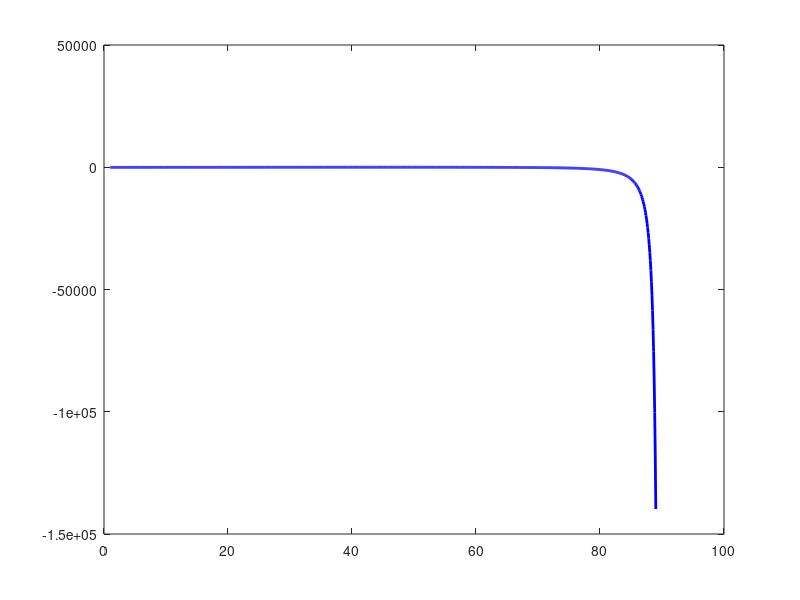

Reproduce this figure in MATLAB. (Note: this script raises an error after producing the figure.)
%% ============================================================
%  LAB SESSION 5 — Secant Method and Modified Secant Method
%  Projectile Trajectory Problem (Chapra Problem 6.21)
%
%  Finds launch angles for a ball thrown to a catcher at:
%    x = 90 m,  y_c = 1.0 m,  v0 = 30 m/s,  y0 = 1.8 m
%
%  Methods implemented:
%    1. Secant Method
%    2. Modified Secant Method
%    3. Newton-Raphson (for comparison)
%
%  All figures saved to graphs/ folder as PDF.
%% ============================================================
clc; clear; close all;

% Create output folder if it doesn't exist
if ~exist('graphs', 'dir')
    mkdir('graphs');
end

%% ── 1. PHYSICAL PARAMETERS ──────────────────────────────────────────────
g     = 9.81;      % gravitational acceleration (m/s^2)
v0    = 30;        % initial speed (m/s)
xc    = 90;        % horizontal distance to catcher (m)  [renamed from x to avoid clash]
y0    = 1.8;       % release height (m)
yc    = 1.0;       % catcher height (m)
tol   = 0.0001;    % stopping tolerance (%)
maxit = 100;       % maximum iterations

%% ── 2. FUNCTION DEFINITIONS ─────────────────────────────────────────────
% Nonlinear equation  f(theta) = 0
f  = @(th) tan(th).*xc ...
         - (g ./ (2*v0^2 .* cos(th).^2)) .* xc^2 ...
         + y0 - yc;

% Analytical derivative  f'(theta)  — used only by Newton-Raphson
fp = @(th) xc ./ cos(th).^2 ...
         - (g .* xc^2 .* sin(th)) ./ (v0^2 .* cos(th).^3);

%% ── 3. FUNCTION PLOT ────────────────────────────────────────────────────
th_deg = linspace(1, 89, 1000);
th_rad = deg2rad(th_deg);
fvals  = f(th_rad);

figure('Name','f(theta) plot','NumberTitle','off');
plot(th_deg, fvals, 'b-', 'LineWidth', 2); hold on;
yline(0, 'k--', 'LineWidth', 0.9);
xline(38, 'r:', 'LineWidth', 1.2);
xline(52, 'g:', 'LineWidth', 1.2);
xlabel('\theta_0 (degrees)');
ylabel('f(\theta_0)');
title('Nonlinear Function f(\theta_0) vs Launch Angle');
legend('f(\theta_0)', 'f = 0', 'Root 1 \approx 38°', 'Root 2 \approx 52°', ...
       'Location','northwest');
grid on;
xlim([0 90]); ylim([-60 60]);
saveas(gcf, 'graphs/lab5_fig1_fplot.pdf');

%% ── 4. SECANT METHOD ────────────────────────────────────────────────────
fprintf('\n===== SECANT METHOD =====\n');

[r1_s, h1_s, e1_s, n1_s] = secant_method(f, 20, 30, tol, maxit);
fprintf('Root 1: theta = %.6f deg   (%d iterations)\n', r1_s, n1_s);

[r2_s, h2_s, e2_s, n2_s] = secant_method(f, 60, 70, tol, maxit);
fprintf('Root 2: theta = %.6f deg   (%d iterations)\n', r2_s, n2_s);

fprintf('\n--- Secant Method: Root 1 ---\n');
fprintf('%6s  %14s  %14s\n','Iter','theta (deg)','ea (%)');
for k = 1:length(h1_s)
    if isnan(e1_s(k))
        fprintf('%6d  %14.6f  %14s\n', k-1, h1_s(k), '---');
    else
        fprintf('%6d  %14.6f  %14.6f\n', k-1, h1_s(k), e1_s(k));
    end
end

fprintf('\n--- Secant Method: Root 2 ---\n');
fprintf('%6s  %14s  %14s\n','Iter','theta (deg)','ea (%)');
for k = 1:length(h2_s)
    if isnan(e2_s(k))
        fprintf('%6d  %14.6f  %14s\n', k-1, h2_s(k), '---');
    else
        fprintf('%6d  %14.6f  %14.6f\n', k-1, h2_s(k), e2_s(k));
    end
end

%% ── 5. MODIFIED SECANT METHOD ───────────────────────────────────────────
fprintf('\n===== MODIFIED SECANT METHOD =====\n');
delta = 1e-4;

[r1_ms, h1_ms, e1_ms, n1_ms] = mod_secant_method(f, 30, delta, tol, maxit);
fprintf('Root 1: theta = %.6f deg   (%d iterations)\n', r1_ms, n1_ms);

[r2_ms, h2_ms, e2_ms, n2_ms] = mod_secant_method(f, 65, delta, tol, maxit);
fprintf('Root 2: theta = %.6f deg   (%d iterations)\n', r2_ms, n2_ms);

fprintf('\n--- Modified Secant Method: Root 1 ---\n');
fprintf('%6s  %14s  %14s\n','Iter','theta (deg)','ea (%)');
for k = 1:length(h1_ms)
    if isnan(e1_ms(k))
        fprintf('%6d  %14.6f  %14s\n', k-1, h1_ms(k), '---');
    else
        fprintf('%6d  %14.6f  %14.6f\n', k-1, h1_ms(k), e1_ms(k));
    end
end

fprintf('\n--- Modified Secant Method: Root 2 ---\n');
fprintf('%6s  %14s  %14s\n','Iter','theta (deg)','ea (%)');
for k = 1:length(h2_ms)
    if isnan(e2_ms(k))
        fprintf('%6d  %14.6f  %14s\n', k-1, h2_ms(k), '---');
    else
        fprintf('%6d  %14.6f  %14.6f\n', k-1, h2_ms(k), e2_ms(k));
    end
end

%% ── 6. NEWTON-RAPHSON METHOD ────────────────────────────────────────────
fprintf('\n===== NEWTON-RAPHSON METHOD =====\n');

[r1_nr, h1_nr, e1_nr, n1_nr] = newton_raphson(f, fp, 30, tol, maxit);
fprintf('Root 1: theta = %.6f deg   (%d iterations)\n', r1_nr, n1_nr);

[r2_nr, h2_nr, e2_nr, n2_nr] = newton_raphson(f, fp, 65, tol, maxit);
fprintf('Root 2: theta = %.6f deg   (%d iterations)\n', r2_nr, n2_nr);

%% ── 7. ERROR CONVERGENCE PLOT — ROOT 1 ──────────────────────────────────
ea_s1  = e1_s(~isnan(e1_s));
ea_ms1 = e1_ms(~isnan(e1_ms));
ea_nr1 = e1_nr(~isnan(e1_nr));

figure('Name','Error Convergence Root 1','NumberTitle','off');
semilogy(1:length(ea_s1),  ea_s1,  'bo-',  'LineWidth',1.8, 'MarkerSize',6); hold on;
semilogy(1:length(ea_ms1), ea_ms1, 'rs--', 'LineWidth',1.8, 'MarkerSize',6);
semilogy(1:length(ea_nr1), ea_nr1, 'g^:',  'LineWidth',1.8, 'MarkerSize',6);
yline(tol, 'k-.', 'LineWidth', 1.0);                      % tolerance line
xlabel('Iteration');
ylabel('Approximate \varepsilon_a (%)');
title('Error Convergence — Root 1 (\theta^* \approx 37.96°)');
legend('Secant','Modified Secant','Newton-Raphson', ...
       ['\varepsilon_s = ' num2str(tol) '%'], 'Location','northeast');
grid on;
saveas(gcf, 'graphs/lab5_fig2_error_r1.pdf');

%% ── 8. ERROR CONVERGENCE PLOT — ROOT 2 ──────────────────────────────────
ea_s2  = e2_s(~isnan(e2_s));
ea_ms2 = e2_ms(~isnan(e2_ms));
ea_nr2 = e2_nr(~isnan(e2_nr));

figure('Name','Error Convergence Root 2','NumberTitle','off');
semilogy(1:length(ea_s2),  ea_s2,  'bo-',  'LineWidth',1.8, 'MarkerSize',6); hold on;
semilogy(1:length(ea_ms2), ea_ms2, 'rs--', 'LineWidth',1.8, 'MarkerSize',6);
semilogy(1:length(ea_nr2), ea_nr2, 'g^:',  'LineWidth',1.8, 'MarkerSize',6);
yline(tol, 'k-.', 'LineWidth', 1.0);
xlabel('Iteration');
ylabel('Approximate \varepsilon_a (%)');
title('Error Convergence — Root 2 (\theta^* \approx 51.53°)');
legend('Secant','Modified Secant','Newton-Raphson', ...
       ['\varepsilon_s = ' num2str(tol) '%'], 'Location','northeast');
grid on;
saveas(gcf, 'graphs/lab5_fig3_error_r2.pdf');

%% ── 9. BALL TRAJECTORIES ────────────────────────────────────────────────
x_arr   = linspace(0, xc, 500);
y1_traj = traj(r1_s, x_arr, g, v0, y0);
y2_traj = traj(r2_s, x_arr, g, v0, y0);

figure('Name','Ball Trajectories','NumberTitle','off');
plot(x_arr, y1_traj, 'b-',  'LineWidth', 2.5); hold on;
plot(x_arr, y2_traj, 'r--', 'LineWidth', 2.5);
plot(0,   y0, 'ko', 'MarkerSize', 8,  'MarkerFaceColor','k');
plot(xc,  yc, 'g^', 'MarkerSize', 10, 'MarkerFaceColor','g');
xlabel('Horizontal distance x (m)');
ylabel('Height y (m)');
title('Ball Trajectories for Both Valid Launch Angles');
legend(sprintf('Root 1: \\theta_0 = %.2f° (low angle)',  r1_s), ...
       sprintf('Root 2: \\theta_0 = %.2f° (high angle)', r2_s), ...
       'Release point (0, 1.8 m)', ...
       'Catcher (90 m, 1.0 m)', ...
       'Location','northwest');
grid on;
xlim([-2 95]); ylim([0 35]);
saveas(gcf, 'graphs/lab5_fig4_trajectories.pdf');

%% ── 10. ITERATION HISTORY PLOT ───────────────────────────────────────────
figure('Name','Iteration History','NumberTitle','off');

subplot(2,1,1);
plot(0:length(h1_s)-1,  h1_s,  'bo-',  'LineWidth',1.6, 'MarkerSize',5); hold on;
plot(0:length(h1_ms)-1, h1_ms, 'rs--', 'LineWidth',1.6, 'MarkerSize',5);
plot(0:length(h1_nr)-1, h1_nr, 'g^:',  'LineWidth',1.6, 'MarkerSize',5);
yline(r1_s, 'k--', 'LineWidth', 1.0);
xlabel('Iteration'); ylabel('\theta_0 estimate (deg)');
title('Iteration History — Root 1 (\theta^* \approx 37.96°)');
legend('Secant','Modified Secant','Newton-Raphson','True root','Location','southeast');
grid on;

subplot(2,1,2);
plot(0:length(h2_s)-1,  h2_s,  'bo-',  'LineWidth',1.6, 'MarkerSize',5); hold on;
plot(0:length(h2_ms)-1, h2_ms, 'rs--', 'LineWidth',1.6, 'MarkerSize',5);
plot(0:length(h2_nr)-1, h2_nr, 'g^:',  'LineWidth',1.6, 'MarkerSize',5);
yline(r2_s, 'k--', 'LineWidth', 1.0);
xlabel('Iteration'); ylabel('\theta_0 estimate (deg)');
title('Iteration History — Root 2 (\theta^* \approx 51.53°)');
legend('Secant','Modified Secant','Newton-Raphson','True root','Location','southeast');
grid on;

saveas(gcf, 'graphs/lab5_fig5_iter_history.pdf');

%% ── 11. MODIFIED SECANT vs NEWTON-RAPHSON COMPARISON ────────────────────
figure('Name','ModSec vs NR','NumberTitle','off');

subplot(1,2,1);
semilogy(1:length(ea_ms1), ea_ms1, 'rs--', 'LineWidth',1.8, 'MarkerSize',6); hold on;
semilogy(1:length(ea_nr1), ea_nr1, 'g^:',  'LineWidth',1.8, 'MarkerSize',6);
xlabel('Iteration'); ylabel('\varepsilon_a (%)');
title('Root 1 (\theta^* \approx 37.96°)');
legend('Modified Secant','Newton-Raphson','Location','northeast');
grid on;

subplot(1,2,2);
semilogy(1:length(ea_ms2), ea_ms2, 'rs--', 'LineWidth',1.8, 'MarkerSize',6); hold on;
semilogy(1:length(ea_nr2), ea_nr2, 'g^:',  'LineWidth',1.8, 'MarkerSize',6);
xlabel('Iteration'); ylabel('\varepsilon_a (%)');
title('Root 2 (\theta^* \approx 51.53°)');
legend('Modified Secant','Newton-Raphson','Location','northeast');
grid on;

sgtitle('Modified Secant vs Newton-Raphson: Error Convergence');
saveas(gcf, 'graphs/lab5_fig6_modsec_vs_nr.pdf');

%% ── 12. SUMMARY TABLE ────────────────────────────────────────────────────
fprintf('\n===== COMPARATIVE SUMMARY =====\n');
fprintf('%-20s  %-10s  %-14s  %-14s  %-14s\n', ...
        'Method','Derivative','Inputs','Iters Root 1','Iters Root 2');
fprintf('%s\n', repmat('-',1,78));
fprintf('%-20s  %-10s  %-14s  %-14d  %-14d\n', ...
        'Secant',         'No',  'x_{i-1}, x_i', n1_s,  n2_s);
fprintf('%-20s  %-10s  %-14s  %-14d  %-14d\n', ...
        'Modified Secant','No',  'x_0, delta',   n1_ms, n2_ms);
fprintf('%-20s  %-10s  %-14s  %-14d  %-14d\n', ...
        'Newton-Raphson', 'Yes', 'x_0',          n1_nr, n2_nr);
fprintf('%s\n', repmat('-',1,78));
fprintf('\nAll figures saved to graphs/ folder.\n');

%% ════════════════════════════════════════════════════════════════════════
%  LOCAL FUNCTIONS
%% ════════════════════════════════════════════════════════════════════════

% ── Secant Method ────────────────────────────────────────────────────────
function [root, hist, ea_hist, n] = secant_method(f, x0d, x1d, tol, maxiter)
% SECANT_METHOD  Secant method with two initial guesses (in degrees).
    x0 = deg2rad(x0d);
    x1 = deg2rad(x1d);
    hist    = [x0d, x1d];
    ea_hist = [NaN, NaN];
    n       = 0;
    x2      = x1;    % pre-assign so root is defined if maxiter=0

    if abs(f(x0) - f(x1)) < eps
        error('secant_method: f(x0) ≈ f(x1). Choose different initial guesses.');
    end

    for i = 1:maxiter
        n     = i;
        denom = f(x0) - f(x1);
        if abs(denom) < eps
            warning('secant_method: near-zero denominator at iteration %d. Stopping.', i);
            break;
        end
        x2 = x1 - f(x1) * (x0 - x1) / denom;
        ea = abs((x2 - x1) / x2) * 100;
        hist(end+1)    = rad2deg(x2);   %#ok<AGROW>
        ea_hist(end+1) = ea;            %#ok<AGROW>
        if f(x2) == 0 || ea < tol
            break;
        end
        x0 = x1;
        x1 = x2;
    end
    root = rad2deg(x2);
end

% ── Modified Secant Method ───────────────────────────────────────────────
function [root, hist, ea_hist, n] = mod_secant_method(f, x0d, delta, tol, maxiter)
% MOD_SECANT_METHOD  Modified secant method with single initial guess.
    x    = deg2rad(x0d);
    hist    = x0d;
    ea_hist = NaN;
    n       = 0;
    xn      = x;    % pre-assign so root is defined if maxiter=0

    for i = 1:maxiter
        n     = i;
        denom = f(x + delta*x) - f(x);
        if abs(denom) < eps
            warning('mod_secant_method: near-zero denominator at iteration %d. Stopping.', i);
            break;
        end
        xn = x - (delta * x * f(x)) / denom;
        ea = abs((xn - x) / xn) * 100;
        hist(end+1)    = rad2deg(xn);   %#ok<AGROW>
        ea_hist(end+1) = ea;            %#ok<AGROW>
        if ea < tol
            break;
        end
        x = xn;
    end
    root = rad2deg(xn);
end

% ── Newton-Raphson Method ────────────────────────────────────────────────
function [root, hist, ea_hist, n] = newton_raphson(f, fp, x0d, tol, maxiter)
% NEWTON_RAPHSON  Newton-Raphson method with analytical derivative.
    x    = deg2rad(x0d);
    hist    = x0d;
    ea_hist = NaN;
    n       = 0;
    xn      = x;    % pre-assign so root is defined if maxiter=0

    for i = 1:maxiter
        n = i;
        if abs(fp(x)) < eps
            error('newton_raphson: zero derivative at iteration %d. Choose a different initial guess.', i);
        end
        xn = x - f(x) / fp(x);
        ea = abs((xn - x) / xn) * 100;
        hist(end+1)    = rad2deg(xn);   %#ok<AGROW>
        ea_hist(end+1) = ea;            %#ok<AGROW>
        if ea < tol
            break;
        end
        x = xn;
    end
    root = rad2deg(xn);
end

% ── Trajectory Function ──────────────────────────────────────────────────
function y = traj(th_deg, x_arr, g, v0, y0)
% TRAJ  Compute ball trajectory y given launch angle (degrees) and x array.
    th = deg2rad(th_deg);
    y  = tan(th) .* x_arr ...
       - (g / (2 * v0^2 * cos(th)^2)) .* x_arr.^2 ...
       + y0;
end
